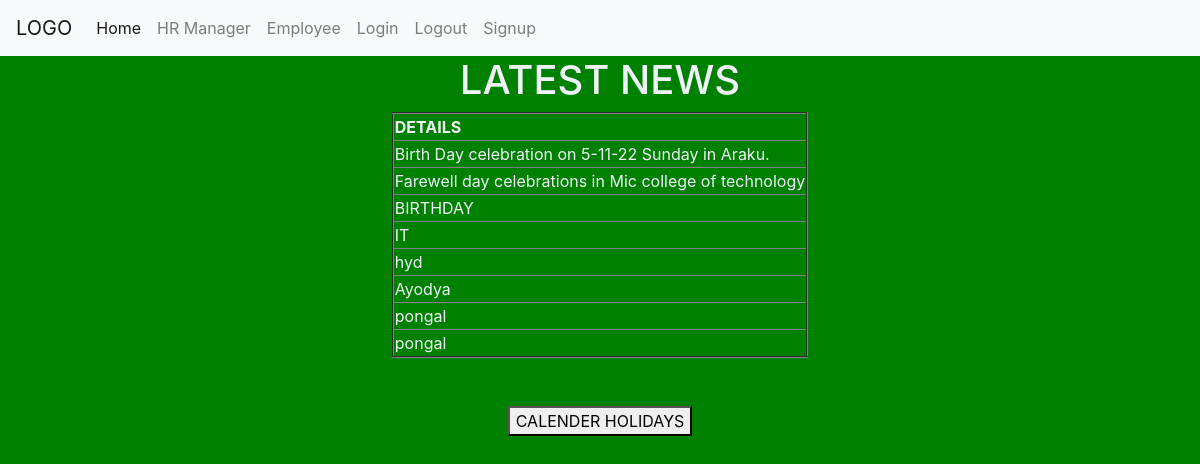
The app's page /newsdata/ with its own data.
### app7/models.py (models this page shows)
class News(models.Model):
    noccation=models.TextField()

### app7/views.py (the view)
# urls.py: path('newsdata/', views.newsdata),
def newsdata(request):
	newss=News.objects.all()
	return render(request,'app7/newsdata.html',{'n':newss})

### templates/app7/newsdata.html (shortened to what this page needs)
{% extends 'app7/base.html' %}
{%block body_block%}
{%load static%}
<!DOCTYPE html>
<html>
    <head>
        <link rel="stylesheet" href="{%static "css/style1.css" %}">
    </head>
    <body>
        <center>
        <h1>LATEST NEWS</h1>
        <table border="2">
            <thead>
                <th>DETAILS</th>
            </thead>
        {% for i in n %}
         <tr>
            <td>{{i.noccation}}</td>
         </tr>
        {% endfor %}
        </table>
        <br><br>
        <a href="/calenderholiday"><button>CALENDER HOLIDAYS</button></a>
     {% endblock %}

### static/css/style1.css (style rules this page uses)
body { background: green; color:rgb(240, 244, 249); text-align: center; }

### records on screen
News: noccation "Birth Day celebration on 5-11-22 Sunday in Araku."
News: noccation "Farewell day celebrations in Mic college of technology"
News: noccation "BIRTHDAY"
News: noccation "IT"
News: noccation "hyd"
News: noccation "Ayodya"
News: noccation "pongal"
News: noccation "pongal"
